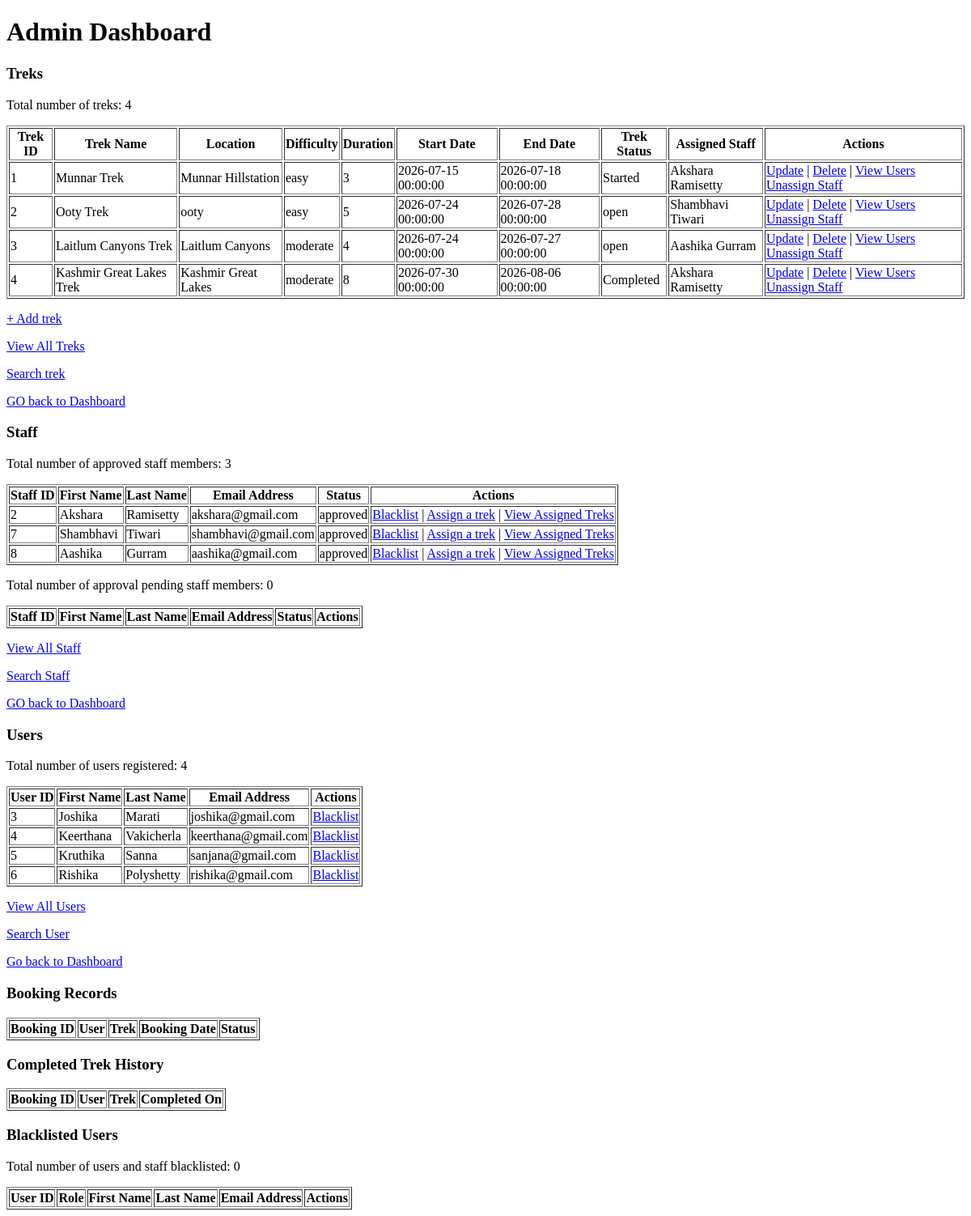
Before: /admin/dashboard with the older database file.
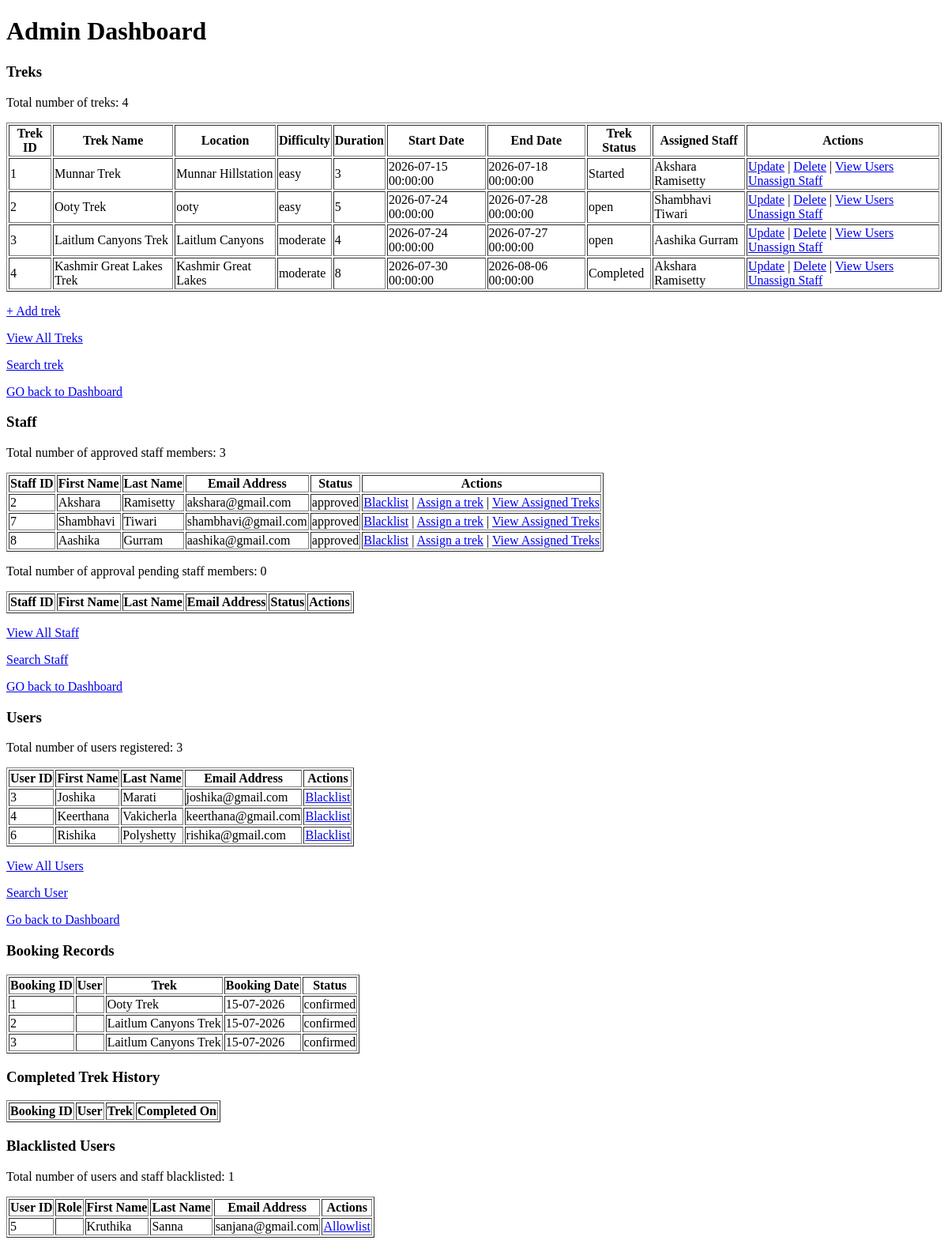
After: the same page with the newer database file.
### core/models.py (models this page shows, shortened)
class Treks(db.Model):
    __tablename__ = 'treks'
    trek_id = db.Column(db.Integer(), primary_key=True, nullable=False, autoincrement=True)
    trek_name = db.Column(db.String(100), nullable=False)
    location = db.Column(db.String(100), nullable=False)
    pincode = db.Column(db.String(10), nullable=True)
    state = db.Column(db.String(100), nullable=True)
    district = db.Column(db.String(100), nullable=True)
    difficulty = db.Column(db.Enum('easy', 'moderate', 'hard', name='dificulty_levels'), nullable=False)
    duration = db.Column(db.Integer(), nullable=False)
    member_slots= db.Column(db.Integer(), nullable=False, default=10)
    available_member_slots= db.Column(db.Integer(), nullable=True, default=10)
    status = db.Column(db.Enum('Complete', 'Ongoing','pending','Started','Ongoing','Completed', 'open', 'closed', name='trek_status'), nullable=False, default='pending')
    start_date = db.Column(db.DateTime(), nullable=False)
    end_date = db.Column(db.DateTime(), nullable=False)
    created_at = db.Column(db.DateTime(), nullable=False)
    bookings = db.relationship("Bookings",back_populates="trek",cascade="all, delete-orphan")

class User(db.Model, UserMixin):
    __tablename__ = 'user'
    first_name = db.Column(db.String(100), nullable=False)
    last_name = db.Column(db.String(100), nullable=True)
    id = db.Column(db.Integer(), primary_key=True, autoincrement=True)
    email = db.Column(db.String(100), nullable=False, unique=True)#why 100?
    password = db.Column(db.String(225), nullable=False)
    contact = db.Column(db.String(15))
    created_at = db.Column(db.DateTime(), nullable=False)
    fs_uniquifier = db.Column(db.String(255), unique=True, nullable=False, default=lambda:str(uuid.uuid4()))
    active = db.Column(db.Boolean(), default=True)
    status = db.Column(db.String(), nullable=False, default='pending')
    role_id = db.Column(db.Integer, db.ForeignKey("role.id"), nullable=False)
    role = db.relationship("Role", back_populates="users")
    bookings = db.relationship("Bookings", back_populates="user", cascade="all, delete-orphan")

class Bookings(db.Model):
    __tablename__ = 'bookings'
    booking_id = db.Column(db.Integer(), primary_key = True, autoincrement=True)
    user_id = db.Column(db.Integer,db.ForeignKey("user.id"),nullable=False)
    trek_id = db.Column(db.Integer(), db.ForeignKey('treks.trek_id'), nullable=False)
    booking_date = db.Column(db.DateTime(), nullable=False, default=datetime.now(UTC))
    status = db.Column(db.Enum('confirmed', 'cancelled', 'pending',  name='booking_status'), nullable=False, default='pending')
    completion_date = db.Column(db.DateTime)
    user = db.relationship("User", back_populates="bookings")
    trek = db.relationship("Treks", back_populates="bookings")

### apps/admin/routes.py (the view)
@blueprint.route('/dashboard')
def dashboard():
    T = aliased(Treks)
    S = aliased(StaffAssignments)
    U = aliased(User)
    data = (
            db.session.query(T, S, U)
            .outerjoin(S, T.trek_id == S.trek_id)
            .outerjoin(U, S.staff_id == U.id)
            .order_by(T.start_date.asc())
    )
    data = data.order_by(T.start_date.asc()).all()
    pending_staff_members = User.query.join(User.role).filter(Role.name == "staff", User.status == 'pending').all()
    approved_staff_members = User.query.join(User.role).filter(Role.name == "staff", User.status == 'approved').all()
    blacklisted = User.query.filter(User.status=='blacklisted').all()
    users = User.query.join(User.role).filter(Role.name == "user", User.status == 'approved').all()
    booking_records = (
        db.session.query(Bookings, User, Treks)
        .join(User, Bookings.user_id == User.id)
        .join(Treks, Bookings.trek_id == Treks.trek_id)
        .order_by(Bookings.booking_date.desc())
        .all()
    )
    trek_history = (
        db.session.query(Bookings, User, Treks)
        .join(User, Bookings.user_id == User.id)
        .join(Treks, Bookings.trek_id == Treks.trek_id)
        .filter(Bookings.status == "Completed")
        .order_by(Bookings.completion_date.desc())
        .all()
    )
    return render_template('admin/admin_dashboard.html',
                           data = data,
                           pending_staff_members = pending_staff_members,
                           approved_staff_members = approved_staff_members,
                           blacklisted = blacklisted,
                           booking_records = booking_records,
                           trek_history = trek_history,
                           users = users)

### templates/admin/admin_dashboard.html (shortened to what this page needs)
<!DOCTYPE html>
<html lang="en">
<head>
</head>
<body>
    <h1>Admin Dashboard</h1>
    <h3>Treks</h3>
    <p>Total number of treks: {{ data|length }} </p>
    <table border = 1>
        <tr>
            <th>Trek ID</th>
            <th>Trek Name</th>
            <th>Location</th>
            <th>Difficulty</th>
            <th>Duration</th>
            <th>Start Date</th>
            <th>End Date</th>
            <th>Trek Status</th>
            <th>Assigned Staff</th>
            <th>Actions</th>
        </tr>
        {% for trek,staff_assignment, user in data %}
            <tr>
                <td>{{ trek.trek_id }} </td>
                <td>{{ trek.trek_name }}</td>
                <td>{{ trek.location }}</td>
                <td>{{ trek.difficulty }}</td>
                <td>{{ trek.duration }}</td>
                <td> {{ trek.start_date }} </td>
                <td> {{ trek.end_date }} </td>
                <td>{{ trek.status }}</td>
                <td>{{ user.first_name }} {{ user.last_name }}</td>
                <td>
                    <a href="{{ url_for('admin.update_trek', trek_id=trek.trek_id) }}">Update</a> |
                    <a href="{{ url_for('admin.delete_trek', trek_id=trek.trek_id) }}">Delete</a> |
                    <a href="{{ url_for('admin.view_trek_users', trek_id = trek.trek_id)}}">View Users</a>
                    {% if user.first_name %}
                        <a href="{{ url_for('admin.unassign_trek', trek_id = trek.trek_id, staff_id = user.id)}}">Unassign Staff</a>
                    {% endif %}
            </tr>
        {% endfor %}
    </table>
    <span>
        <p><a href='/admin/add_treks'> + Add trek</a></p>
        <p><a href="/admin/view_all_treks">View All Treks</a></p>
        <p><a href='/admin/search_treks'>Search trek</a></p>
        <p><a href="{{ url_for('admin.dashboard' )}}">GO back to Dashboard</a></p>
    </span>
    <h3>Staff</h3>
    <p>Total number of approved staff members: {{ approved_staff_members|length }} </p>
    <table border = 1>
        <tr>
            <th>Staff ID</th>
            <th>First Name</th>
            <th>Last Name</th>
            <th>Email Address</th>
            <th>Status</th>
            <th>Actions</th>
        </tr>
        {% for member in approved_staff_members %}
            <tr>
                <td>{{ member.id }} </td>
                <td>{{ member.first_name }}</td>
                <td>{{ member.last_name }}</td>
                <td>{{ member.email }}</td>
                <td>{{  member.status }}</td>
                <td>
                    <a href="{{ url_for('admin.blacklist_user', user_id=member.id) }}">Blacklist</a> |
                    <a href="{{ url_for('admin.assign_trek', staff_id=member.id) }}">Assign a trek</a> |
                    <a href="{{ url_for('admin.view_staff_treks', staff_id = member.id)}}">View Assigned Treks</a>
            </tr>
        {% endfor %}
    </table>
        <p>Total number of approval pending staff members: {{ pending_staff_members|length }} </p>
    <table border = 1>
        <tr>
            <th>Staff ID</th>
            <th>First Name</th>
            <th>Last Name</th>
            <th>Email Address</th>
            <th>Status</th>
            <th>Actions</th>
        </tr>
    </table>
    <span>
        <p><a href="/admin/view_all_staff">View All Staff</a></p>
        <p><a href='/admin/search_staff'>Search Staff</a></p>
        <p><a href="{{ url_for('admin.dashboard' )}}">GO back to Dashboard</a></p>
    </span>
    <h3>Users</h3>
    <p>Total number of users registered: {{ users|length }} </p>
    <table border = 1>
        <tr>
            <th>User ID</th>
            <th>First Name</th>
            <th>Last Name</th>
            <th>Email Address</th>
            <th>Actions</th>
        </tr>
        {% for member in users %}
            <tr>
                <td>{{ member.id }} </td>
                <td>{{ member.first_name }}</td>
                <td>{{ member.last_name }}</td>
                <td>{{ member.email }}</td>
                <td>
                    <a href="{{ url_for('admin.blacklist_user', user_id=member.id) }}">Blacklist</a>
            </tr>
        {% endfor %}
    </table>
    <span>
        <p><a href="/admin/view_all_users">View All Users</a></p>
        <p><a href='/admin/search_users'>Search User</a></p>
        <p><a href="{{ url_for('admin.dashboard')}}">Go back to Dashboard</a></p>
    </span>
    <h3>Booking Records</h3>
    <table border="1">
        <thead>
            <tr>
                <th>Booking ID</th>
                <th>User</th>
                <th>Trek</th>
                <th>Booking Date</th>
                <th>Status</th>
            </tr>
        </thead>
        <tbody>
        {% for booking, user, trek in booking_records %}
        <tr>
            <td>{{ booking.booking_id }}</td>
            <td>{{ user.name }}</td>
            <td>{{ trek.trek_name }}</td>
            <td>{{ booking.booking_date.strftime("%d-%m-%Y") }}</td>
            <td>{{ booking.status }}</td>
        </tr>
        {% endfor %}
        </tbody>
    </table>
    <h3>Completed Trek History</h3>
    <table border="1">
        <thead>
            <tr>
                <th>Booking ID</th>
                <th>User</th>
                <th>Trek</th>
                <th>Completed On</th>
            </tr>
        </thead>
    </table>
    <h3>Blacklisted Users</h3>
    <p>Total number of users and staff blacklisted: {{ blacklisted|length }} </p>
    <table border = 1>
        <tr>
            <th>User ID</th>
            <th>Role</th>
            <th>First Name</th>
            <th>Last Name</th>
            <th>Email Address</th>
            <th>Actions</th>
        </tr>
        {% for member in blacklisted %}
            <tr>
                <td>{{ member.id }} </td>
                <td>  </td>
                <td>{{ member.first_name }}</td>
                <td>{{ member.last_name }}</td>
                <td>{{ member.email }}</td>
                <td>
                    <a href="{{ url_for('admin.allowlist_user', user_id=member.id) }}">Allowlist</a>
            </tr>
        {% endfor %}
    </table>
</body>
</html>

Changed rows visible on the page:
added Bookings: booking_id "1", trek_name "Ooty Trek", booking_date "15-07-2026", status "confirmed"
added Bookings: booking_id "2", trek_name "Laitlum Canyons Trek", booking_date "15-07-2026", status "confirmed"
added Bookings: booking_id "3", trek_name "Laitlum Canyons Trek", booking_date "15-07-2026", status "confirmed"
changed User "Kruthika": moves from the list under "Users" to the list under "Blacklisted Users"
Other visible differences:
{{ users|length }}: "4" → "3"
{{ blacklisted|length }}: "0" → "1"
